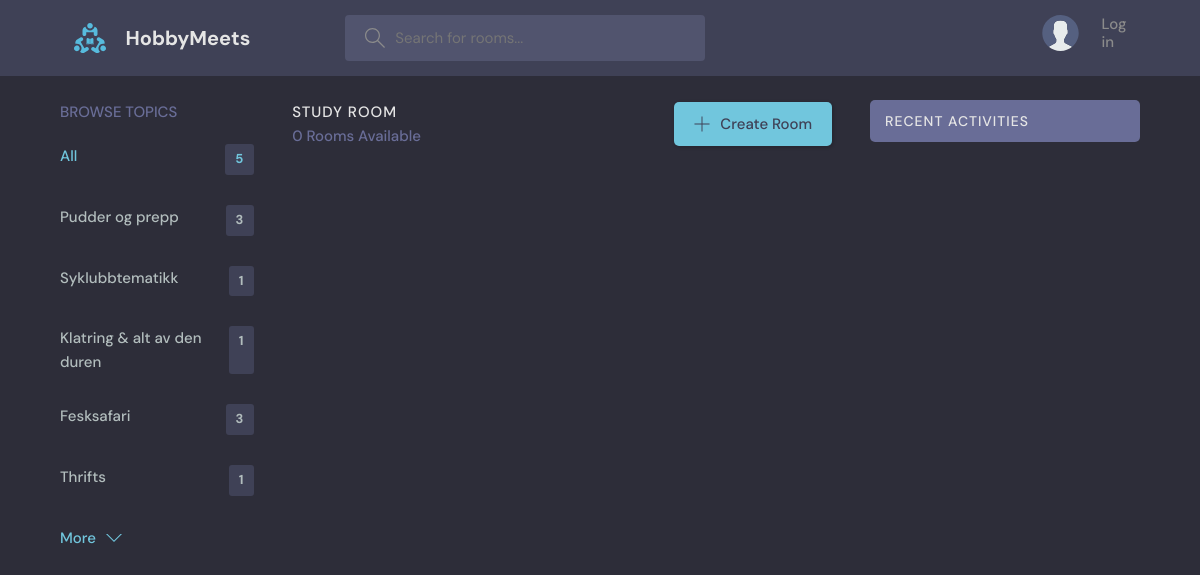
Before: /?q=Kverulering with the older database file.
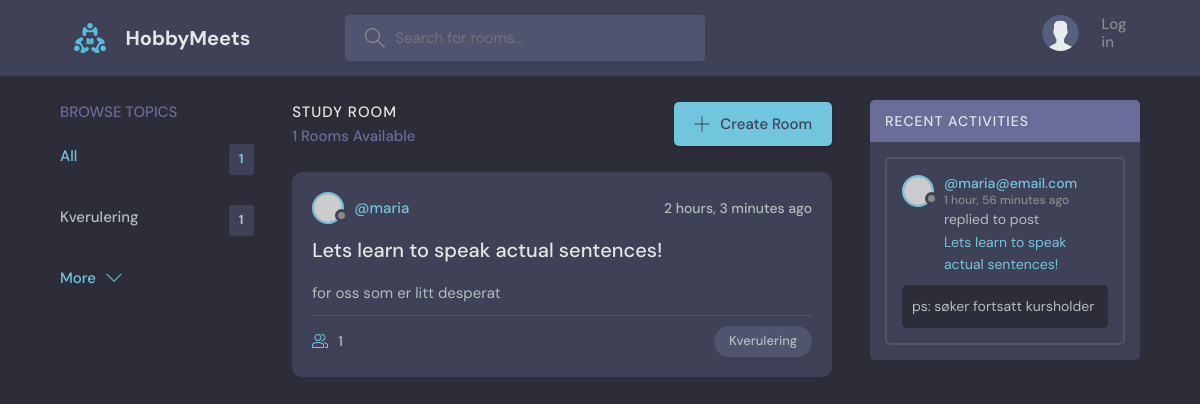
After: the same page with the newer database file.
### base/models.py (models this page shows, shortened)
class Topic(models.Model):
    name = models.CharField(max_length=200)

class Room(models.Model):
    host = models.ForeignKey(User, on_delete=models.SET_NULL, null=True)
    topic = models.ForeignKey(Topic, on_delete=models.SET_NULL, null=True) #ForeignKey establishes a parent-child relationship with Topic. Need to allow null=True in the db bc of SET_NULL
    name = models.CharField(max_length=200)
    description = models.TextField(null=True, blank=True) # null=True doesn't actually do much as explained here: https://stackoverflow.com/questions/8609192/what-is-the-difference-between-null-true-and-blank-true-in-django
    participants = models.ManyToManyField(User, related_name='participants', blank=True) #more about related_name on Notion/Stackoverflow. Blank=true means you can submit a form without filling everying out
    updated = models.DateTimeField(auto_now=True) #auto_now takes a snapshot everytime the instance is saved _ Eg. when the room was last updated
    created = models.DateTimeField(auto_now_add=True) #only takes a timestamp when the instance is created - Eg. when the room was created
    class Meta:
        ordering = ['-updated', '-created'] #the dash means descending order, eg. newest updated / created will be first
    def __str__(self):
        return self.name #has to be a string!! so if unsire, wrap the retunred val in a str()

class User(AbstractUser):
    name = models.CharField(max_length=200, null=True)
    email = models.EmailField(unique=True, null=True)
    bio = models.TextField(null=True)
    avatar = models.ImageField(null=True, default="avatar.svg")
    USERNAME_FIELD = 'email' # override orig. User and set email as login info
    REQUIRED_FIELDS = []

class Message(models.Model):
    user = models.ForeignKey(User, on_delete=models.CASCADE) #the user that is posting the message. User class is imported (django.contrib.auth.models)
    room = models.ForeignKey(Room, on_delete=models.CASCADE) #ForeignKey establishes a parent-child relationship with Room, and CASCADE means that when a Room object is deleted, all its children are deleted as well
    body = models.TextField() #leave empty to force users to write message
    updated = models.DateTimeField(auto_now=True) #auto_now takes a snapshot everytime the instance is saved _ Eg. when the room was last updated
    created = models.DateTimeField(auto_now_add=True) #only takes a timestamp when the instance is created - Eg. when the room was created
    class Meta:
        ordering = ['-updated', '-created'] #the dash means descending order, eg. newest updated / created will be first

### base/views.py (the view)
# urls.py: path('', views.home, name ="home"), #three parameters: home page path, home view from the views file, and an optional name to call this view/url (handy bc you can reference the url by its name in othe
def home(request):
    q = request.GET.get('q') if request.GET.get('q') != None else '' #q for query hehe. q returns whatever is passed into the url. youtube: 2:13:40 for more
    rooms = Room.objects.filter( #filter() w/out parameters works just like all()
        Q(topic__name__icontains=q) | #icontains is for the search functionality, makes it possible to search for partial matches (i makes it case insensitive)
        Q(name__icontains=q) | #topic__name, name, description are all keywords of filter, not of Room model. topic__name is a composite keyword that goes into the parent function
        Q(description__icontains=q)
        )
    topics = Topic.objects.all()[0:5] #TODO: fix this so that the most popular topics appear first?
    room_count = rooms.count() #faster than len() method
    room_messages = Message.objects.filter(Q(room__topic__name__icontains=q))
    context = {'rooms': rooms, 'topics': topics, 'room_count': room_count,
                'room_messages': room_messages}
    return render(request, 'base/home.html', context)

### base/templates/base/home.html (shortened to what this page needs)
{% extends 'main.html' %}
{% block content %}
    <main class="layout layout--3">
      <div class="container">
        {% include 'base/topics_component.html' %}
        <div class="roomList">
          <div class="roomList__header">
            <div>
              <h2>Study Room</h2>
              <p>{{room_count}} Rooms Available</p>
            </div>
            <a class="btn btn--main" href="{% url 'create-room' %}">
              <svg version="1.1" xmlns="http://www.w3.org/2000/svg" width="32" height="32" viewBox="0 0 32 32">
                <title>add</title>
                <path
                  d="M16.943 0.943h-1.885v14.115h-14.115v1.885h14.115v14.115h1.885v-14.115h14.115v-1.885h-14.115v-14.115z"
                ></path>
              </svg>
              Create Room
            </a>
          </div>
          {% include 'base/feed_component.html' %}
        </div>
        {% include 'base/activity_component.html' %}
      </div>
    </main>
    {% endblock %}

### base/templates/base/topics_component.html
<div class="topics">
    <div class="topics__header">
      <h2>Browse Topics</h2>
    </div>
    <ul class="topics__list">
      <li>
        <a href="/" class="active">All <span>{{topics.count}}</span></a>
      </li>
      {% for topic in topics %}
      <li>
        <a href="{% url 'home' %}?q={{topic.name}}">{{topic.name}}<span>{{topic.room_set.all.count}}</span></a>
      </li>
      {% endfor %}
    </ul>
    <a class="btn btn--link" href="{% url 'topics' %}">
      More
      <svg version="1.1" xmlns="http://www.w3.org/2000/svg" width="32" height="32" viewBox="0 0 32 32">
        <title>chevron-down</title>
        <path d="M16 21l-13-13h-3l16 16 16-16h-3l-13 13z"></path>
      </svg>
    </a>
  </div>

### base/templates/base/feed_component.html (shortened to what this page needs)
{% for room in rooms%}
<div class="roomListRoom">
    <div class="roomListRoom__header">
      <a href="{% url 'user-profile' room.host.id %}" class="roomListRoom__author">
        <div class="avatar avatar--small">
          <img src="https://randomuser.me/api/portraits/women/11.jpg" />
        </div>
        <span>@{{room.host.username}}</span>
      </a>
      <div class="roomListRoom__actions">
        <span>{{room.created|timesince}} ago</span>
      </div>
    </div>
    <div class="roomListRoom__content">
      <a href="{% url 'room' room.id %}">{{room.name}}</a>
      <p>
        {{room.description}}
       </p>
    </div>
    <div class="roomListRoom__meta">
      <a href="{% url 'room' room.id %}" class="roomListRoom__joined">
        {{room.participants.all.count}}
      </a>
      <p class="roomListRoom__topic">{{room.topic.name}}</p>
    </div>
</div>
{% endfor %}

### base/templates/base/activity_component.html (shortened to what this page needs)
<div class="activities">
    <div class="activities__header">
      <h2>Recent Activities</h2>
    </div>
    {% for message in room_messages %}
    <div class="activities__box">
      <div class="activities__boxHeader roomListRoom__header">
        <a href="{% url 'user-profile' message.user.id %}" class="roomListRoom__author">
          <div class="avatar avatar--small">
            <img src="https://randomuser.me/api/portraits/women/11.jpg" />
          </div>
          <p>
            @{{message.user}}
            <span>{{message.created|timesince}} ago</span>
          </p>
        </a>
      </div>
      <div class="activities__boxContent">
        <p>replied to post <a href="% url 'room' message.room.id %">{{message.room}}</a></p>
        <div class="activities__boxRoomContent">
          {{message.body}}
        </div>
      </div>
    </div>
    {% endfor %}
  </div>

Changed rows visible on the page:
removed Topic: name "Syklubbtematikk", room_set.all.count "1"
removed Topic: name "Klatring & alt av den duren", room_set.all.count "1"
removed Topic: name "Fesksafari", room_set.all.count "3"
removed Topic: name "Thrifts", room_set.all.count "1"
changed Topic: name "Pudder og prepp" → "Kverulering"; room_set.all.count "3" → "1"
added Room: host.username "maria", created "2 hours, 3 minutes", name "Lets learn to speak actual sentences!", description "for oss som er litt desperat", participants.all.count "1", topic.name "Kverulering"
now on this page (row edited): Message: user "maria@email.com", created "1 hour, 56 minutes", room "Lets learn to speak actual sentences!", body "ps: søker fortsatt kursholder"
Other visible differences:
{{ topics.count }}: "5" → "1"
{{ room_count }}: "0" → "1"
